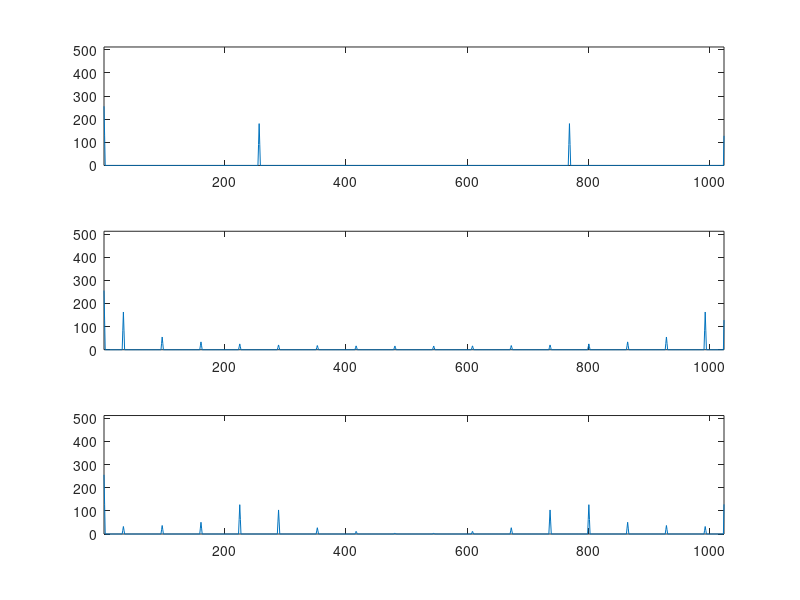

Recreate this plot in MATLAB.
% xormixer.m
% David Rowe Sep 2015
%
% Testing xor gate as a mixer for constant amplitude
% modulation schemes

n = 1024;
carrier = modulation = zeros(1,n);

Tc = 4; % carrier period
for i=1:Tc:n
  carrier(i:i+Tc/2-1) = 1;
end

Tm = 32; % modulation signal period
for i=1:Tm:n
  modulation(i:(i+Tm/2-1)) = 1;
end

carrier = carrier .* hanning(n)';
modulation = modulation .* hanning(n)';
mixer = xor(carrier,modulation) .* hanning(n)';

figure(1);
clf
subplot(311)
plot(abs(fft(carrier)))
axis([1 n 0 n/2]);

subplot(312)
plot(abs(fft(modulation)))
axis([1 n 0 n/2]);

subplot(313)
plot(abs(fft(mixer)))
axis([1 n 0 n/2]);

